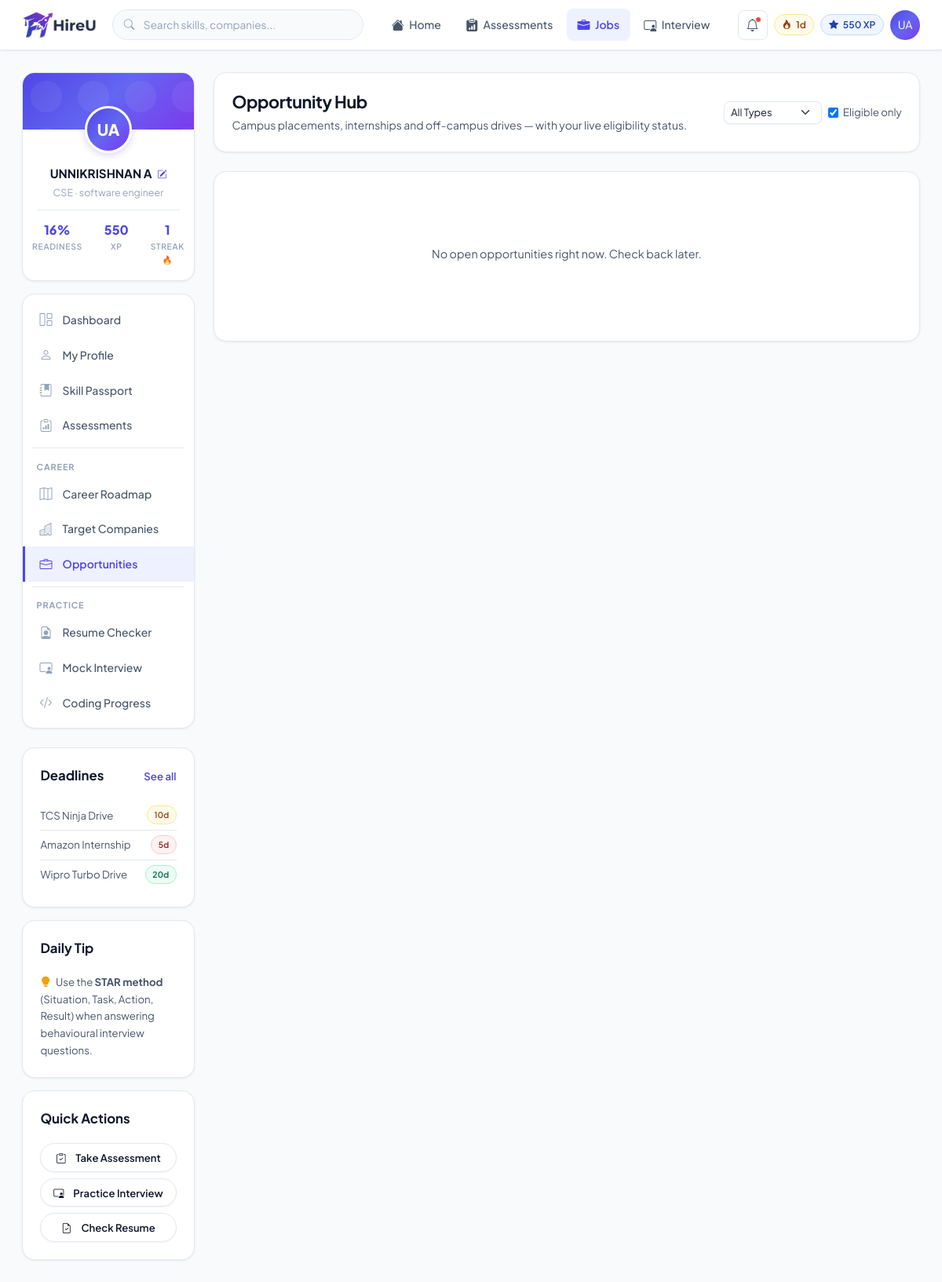
The page /opportunities/hub/ (signed in) on the database its author committed.
### accounts/models.py (models this page shows, shortened)
class User(AbstractUser):
    ROLE_CHOICES = (
        ('STUDENT', 'Student'),
        ('OFFICER', 'Placement Officer'),
        ('COMPANY', 'Company/Recruiter'),
        ('ADMIN', 'Admin'),
    )
    role = models.CharField(max_length=10, choices=ROLE_CHOICES, default='STUDENT')
    phone = models.CharField(max_length=15, blank=True, null=True)

class StudentProfile(models.Model):
    user = models.OneToOneField(User, on_delete=models.CASCADE, related_name='student_profile')
    department = models.ForeignKey(Department, on_delete=models.SET_NULL, null=True, blank=True)
    year = models.IntegerField(blank=True, null=True)
    cgpa = models.DecimalField(max_digits=4, decimal_places=2, blank=True, null=True)
    backlogs = models.IntegerField(default=0)
    career_goal = models.CharField(max_length=255, blank=True, null=True)
    career_track = models.ForeignKey(CareerTrack, on_delete=models.SET_NULL, null=True, blank=True)
    target_companies = models.ManyToManyField(Company, blank=True)
    overall_readiness = models.IntegerField(default=0)
    onboarding_completed = models.BooleanField(default=False)

class Department(models.Model):
    name = models.CharField(max_length=100)
    code = models.CharField(max_length=10, unique=True)

### gamification/models.py (models this page shows, shortened)
class Gamification(models.Model):
    student = models.OneToOneField(StudentProfile, on_delete=models.CASCADE, related_name='gamification')
    xp = models.IntegerField(default=0)
    streak = models.IntegerField(default=0)
    last_active_date = models.DateField(null=True, blank=True)

### opportunities/views.py (the view, shortened to what this page needs)
# urls.py: path('hub/', views.opportunity_hub, name='opportunity_hub'),
@login_required
def opportunity_hub(request):
    profile = request.user.student_profile
    opportunities = Opportunity.objects.filter(status='OPEN', deadline__gte=timezone.now()).order_by('deadline')
    context = {
        'opportunities': opportunities
    }
    return render(request, 'opportunities/hub.html', context)

### templates/opportunities/hub.html (shortened to what this page needs)
{% extends 'dashboard_base.html' %}
{% block sn_opps %}active{% endblock %}
{% block nav_opps %}active{% endblock %}
{% block dash_content %}
<div class="section-card mb-1">
  <div style="display:flex;align-items:center;justify-content:space-between;flex-wrap:wrap;gap:.75rem;">
    <div>
      <h3 style="margin-bottom:.2rem;">Opportunity Hub</h3>
      <p style="color:var(--text-secondary);font-size:.875rem;margin:0;">Campus placements, internships and off-campus drives — with your live eligibility status.</p>
    </div>
    <div style="display:flex;gap:.5rem;flex-wrap:wrap;">
      <select class="form-select form-select-sm border" style="width:auto;border-radius:50px;font-size:.8rem;">
        <option>All Types</option><option>Campus</option><option>Internship</option><option>Off-Campus</option>
      </select>
      <label style="display:flex;align-items:center;gap:.35rem;font-size:.83rem;color:var(--text-secondary);">
        <input type="checkbox" checked> Eligible only
      </label>
    </div>
  </div>
</div>
<div style="display:grid;grid-template-columns:repeat(auto-fill,minmax(320px,1fr));gap:.75rem;">
  {% for opp in opportunities %}
  <div class="opp-card">
    <div style="display:flex;align-items:flex-start;gap:.75rem;margin-bottom:.9rem;">
      <div class="company-logo" style="width:48px;height:48px;font-size:.9rem;">
        {{ opp.company.name|slice:":2"|upper }}
      </div>
      <div style="flex:1;min-width:0;">
        <div style="font-weight:700;font-size:.9rem;margin-bottom:.1rem;">{{ opp.title }}</div>
        <div style="font-size:.78rem;color:var(--text-secondary);">
          {{ opp.company.name }} · {{ opp.get_type_display }}
        </div>
      </div>
      {% if opp.is_verified %}
      <span class="pill pill-blue" style="font-size:.65rem;flex-shrink:0;"><i class="bi bi-patch-check-fill"></i>Verified</span>
      {% endif %}
    </div>
    <div style="display:grid;grid-template-columns:1fr 1fr;gap:.5rem;margin-bottom:.9rem;">
      <div style="background:var(--bg-app);border-radius:var(--r-sm);padding:.5rem .75rem;">
        <div style="font-size:.65rem;color:var(--text-muted);text-transform:uppercase;letter-spacing:.06em;">Role</div>
        <div style="font-size:.83rem;font-weight:600;margin-top:.1rem;">{{ opp.role }}</div>
      </div>
      <div style="background:var(--bg-app);border-radius:var(--r-sm);padding:.5rem .75rem;">
        <div style="font-size:.65rem;color:var(--text-muted);text-transform:uppercase;letter-spacing:.06em;">Deadline</div>
        <div style="font-size:.83rem;font-weight:600;margin-top:.1rem;">{{ opp.deadline|date:"M d, Y" }}</div>
      </div>
      <div style="background:var(--bg-app);border-radius:var(--r-sm);padding:.5rem .75rem;">
        <div style="font-size:.65rem;color:var(--text-muted);text-transform:uppercase;letter-spacing:.06em;">Min CGPA</div>
        <div style="font-size:.83rem;font-weight:600;margin-top:.1rem;">{{ opp.cgpa_cutoff }}</div>
      </div>
      <div style="background:var(--bg-app);border-radius:var(--r-sm);padding:.5rem .75rem;">
        <div style="font-size:.65rem;color:var(--text-muted);text-transform:uppercase;letter-spacing:.06em;">Backlogs</div>
        <div style="font-size:.83rem;font-weight:600;margin-top:.1rem;">Max {{ opp.allowed_backlogs }}</div>
      </div>
    </div>
    {% if opp.is_eligible %}
      <div style="background:var(--green-bg);border:1px solid #A7F3D0;border-radius:var(--r-md);padding:.65rem .85rem;margin-bottom:.85rem;display:flex;align-items:center;gap:.5rem;">
        <i class="bi bi-check-circle-fill" style="color:var(--green);"></i>
        <span style="color:var(--green);font-weight:600;font-size:.83rem;">You are eligible for this opportunity</span>
      </div>
      <a href="#" class="btn-primary-pro w-100" style="justify-content:center;">Apply Now</a>
    {% else %}
      <div style="background:var(--red-bg);border:1px solid #FECACA;border-radius:var(--r-md);padding:.65rem .85rem;margin-bottom:.85rem;">
        <div style="display:flex;align-items:center;gap:.5rem;margin-bottom:.3rem;">
          <i class="bi bi-x-circle-fill" style="color:var(--red);"></i>
          <span style="color:var(--red);font-weight:600;font-size:.83rem;">Not currently eligible</span>
        </div>
        {% for reason in opp.ineligibility_reasons %}
        <div style="font-size:.75rem;color:var(--red);padding-left:1.3rem;">· {{ reason }}</div>
        {% endfor %}
      </div>
      <button class="btn-outline-pro btn-sm w-100" style="justify-content:center;opacity:.6;" disabled>Not Eligible</button>
    {% endif %}
  </div>
  {% empty %}
    <div class="section-card" style="grid-column:1/-1;">
      <div class="empty-pro">
        <p>No open opportunities right now. Check back later.</p>
      </div>
    </div>
  {% endfor %}
</div>
{% endblock %}

### templates/dashboard_base.html (shortened to what this page needs)
{% load static %}
<!DOCTYPE html>
<html lang="en">
<head>
  <link href="https://cdn.jsdelivr.net/npm/bootstrap@5.3.2/dist/css/bootstrap.min.css" rel="stylesheet">
  <link href="https://cdn.jsdelivr.net/npm/bootstrap-icons@1.11.2/font/bootstrap-icons.css" rel="stylesheet">
  <link href="{% static 'css/style.css' %}?v=clean_ui_v8" rel="stylesheet">
</head>
<body>
  <nav class="topnav" id="topnav">
    <a href="/" class="topnav-brand">
      <img src="{% static 'images/logo_new.png' %}" alt="HireU"
        style="height:36px;width:auto;object-fit:contain;display:block;">
    </a>
    <div class="topnav-search">
      <input type="text" placeholder="Search skills, companies..." id="globalSearch" autocomplete="off">
    </div>
    <div class="topnav-links">
      <a href="{% url 'dashboard' %}" class="topnav-link {% block nav_home %}{% endblock %}"><i
          class="bi bi-house-fill"></i>Home</a>
      <a href="{% url 'assessments' %}" class="topnav-link {% block nav_assess %}{% endblock %}"><i
          class="bi bi-clipboard-data-fill"></i>Assessments</a>
      <a href="{% url 'opportunity_hub' %}" class="topnav-link {% block nav_opps %}{% endblock %}"><i
          class="bi bi-briefcase-fill"></i>Jobs</a>
      <a href="{% url 'mock_interview' %}" class="topnav-link {% block nav_iv %}{% endblock %}"><i
          class="bi bi-person-video3"></i>Interview</a>
    </div>
    <div style="display:flex;align-items:center;gap:.5rem;margin-left:auto;">
      <div class="dropdown">
        <button class="notif-btn" data-bs-toggle="dropdown" aria-label="Notifications">
          <i class="bi bi-bell"></i>
          <span class="notif-dot" id="notifDot" style="display:none;"></span>
        </button>
      </div>
      <span class="pill pill-yellow d-none d-sm-inline-flex"><i class="bi bi-fire pulse-fire"></i>{{ request.user.student_profile.gamification.streak|default:"0" }}d</span>
      <span class="pill pill-blue d-none d-sm-inline-flex"><i class="bi bi-star-fill"></i>{{ request.user.student_profile.gamification.xp|default:"0" }} XP</span>
      <div class="dropdown">
        <div class="topnav-avatar" data-bs-toggle="dropdown" style="cursor:pointer;"
          title="{{ request.user.get_full_name }}">
          {{ request.user.first_name|slice:":1" }}{{ request.user.last_name|slice:":1" }}
        </div>
      </div>
    </div>
  </nav>
  <div class="dash-layout {% block dash_layout_class %}{% endblock %}">
    <aside class="dash-left">
      <div class="profile-card">
        <div class="profile-card-cover"></div>
        <div class="profile-card-avatar">
          {{ request.user.first_name|slice:":1" }}{{ request.user.last_name|slice:":1" }}
        </div>
        <div class="profile-card-body">
          <a href="{% url 'profile' %}" style="text-decoration:none;color:inherit;">
            <div class="profile-card-name">{{ request.user.get_full_name|default:request.user.username }} <i
                class="bi bi-pencil-square ms-1" style="font-size:.75rem;color:var(--primary);"></i></div>
          </a>
          <div class="profile-card-meta">
            {{ request.user.student_profile.department.code|default:"Student" }} ·
            {{ request.user.student_profile.career_goal|default:"Career goal not set"|truncatechars:22 }}
          </div>
          <div class="profile-card-stat">
            <div class="profile-stat-item">
              <div class="profile-stat-num">{{ request.user.student_profile.overall_readiness }}%</div>
              <div class="profile-stat-lbl">Readiness</div>
            </div>
            <div class="profile-stat-item">
              <div class="profile-stat-num">{{ request.user.student_profile.gamification.xp|default:"0" }}</div>
              <div class="profile-stat-lbl">XP</div>
            </div>
            <div class="profile-stat-item">
              <div class="profile-stat-num">{{ request.user.student_profile.gamification.streak|default:"0" }}</div>
              <div class="profile-stat-lbl">Streak <span class="pulse-fire">🔥</span></div>
            </div>
          </div>
        </div>
      </div>
      <nav class="sidenav">
        <a href="{% url 'dashboard' %}" class="sidenav-item {% block sn_dash %}{% endblock %}"><i
            class="bi bi-grid-1x2"></i>Dashboard</a>
        <a href="{% url 'profile' %}" class="sidenav-item {% block sn_profile %}{% endblock %}"><i
            class="bi bi-person"></i>My Profile</a>
        <a href="{% url 'skill_passport' %}" class="sidenav-item {% block sn_passport %}{% endblock %}"><i
            class="bi bi-journal-bookmark-fill"></i>Skill Passport</a>
        <a href="{% url 'assessments' %}" class="sidenav-item {% block sn_assess %}{% endblock %}"><i
            class="bi bi-clipboard-data"></i>Assessments</a>
        <div class="sidenav-divider"></div>
        <div class="sidenav-label">Career</div>
        <a href="{% url 'career_roadmap' %}" class="sidenav-item {% block sn_roadmap %}{% endblock %}"><i
            class="bi bi-map"></i>Career Roadmap</a>
        <a href="{% url 'edit_profile' %}" class="sidenav-item {% block sn_companies %}{% endblock %}"><i
            class="bi bi-buildings"></i>Target Companies</a>
        <a href="{% url 'opportunity_hub' %}" class="sidenav-item {% block sn_opps %}{% endblock %}"><i
            class="bi bi-briefcase"></i>Opportunities</a>
        <div class="sidenav-divider"></div>
        <div class="sidenav-label">Practice</div>
        <a href="{% url 'upload_resume' %}" class="sidenav-item {% block sn_resume %}{% endblock %}"><i
            class="bi bi-file-earmark-person"></i>Resume Checker</a>
        <a href="{% url 'mock_interview' %}" class="sidenav-item {% block sn_iv %}{% endblock %}"><i
            class="bi bi-person-video3"></i>Mock Interview</a>
        <a href="{% url 'coding_progress' %}" class="sidenav-item {% block sn_code %}{% endblock %}"><i
            class="bi bi-code-slash"></i>Coding Progress</a>
      </nav>
    </aside>
    <main class="dash-main">
      {% block dash_content %}{% endblock %}
    </main>
    <aside class="dash-right">
      {% block right_sidebar %}
      <div class="section-card">
        <div class="section-header">
          <span class="section-title">Deadlines</span>
          <a href="{% url 'opportunity_hub' %}" class="section-action">See all</a>
        </div>
        <div style="font-size:.83rem;color:var(--text-secondary);line-height:1.6;">
          <div
            style="padding:.4rem 0;border-bottom:1px solid var(--border);display:flex;justify-content:space-between;align-items:center;">
            <span>TCS Ninja Drive</span>
            <span class="pill pill-orange" style="font-size:.65rem;">10d</span>
          </div>
          <div
            style="padding:.4rem 0;border-bottom:1px solid var(--border);display:flex;justify-content:space-between;align-items:center;">
            <span>Amazon Internship</span>
            <span class="pill pill-red" style="font-size:.65rem;">5d</span>
          </div>
          <div style="padding:.4rem 0;display:flex;justify-content:space-between;align-items:center;">
            <span>Wipro Turbo Drive</span>
            <span class="pill pill-green" style="font-size:.65rem;">20d</span>
          </div>
        </div>
      </div>
      <div class="section-card">
        <div class="section-header"><span class="section-title">Daily Tip</span></div>
        <p style="font-size:.83rem;color:var(--text-secondary);line-height:1.65;margin:0;">
          <i class="bi bi-lightbulb-fill text-warning me-1"></i>
          Use the <strong>STAR method</strong> (Situation, Task, Action, Result) when answering behavioural interview
          questions.
        </p>
      </div>
      <div class="section-card">
        <div class="section-header"><span class="section-title">Quick Actions</span></div>
        <div style="display:flex;flex-direction:column;gap:.5rem;">
          <a href="{% url 'assessments' %}" class="btn-outline-pro btn-sm w-100" style="justify-content:center;"><i
              class="bi bi-clipboard-check me-1"></i>Take Assessment</a>
          <a href="{% url 'mock_interview' %}" class="btn-outline-pro btn-sm w-100" style="justify-content:center;"><i
              class="bi bi-person-video3 me-1"></i>Practice Interview</a>
          <a href="{% url 'upload_resume' %}" class="btn-outline-pro btn-sm w-100" style="justify-content:center;"><i
              class="bi bi-file-earmark-check me-1"></i>Check Resume</a>
        </div>
      </div>
      {% endblock %}
    </aside>
  </div>
</body>
</html>

### rows shown on the page
User: user.student_profile.gamification.streak "1", user.student_profile.gamification.xp "550", user.first_name "U", user.last_name "A", user.get_full_name "UNNIKRISHNAN A", user.student_profile.department.code "CSE", user.student_profile.career_goal "software engineer", user.student_profile.overall_readiness "16"
